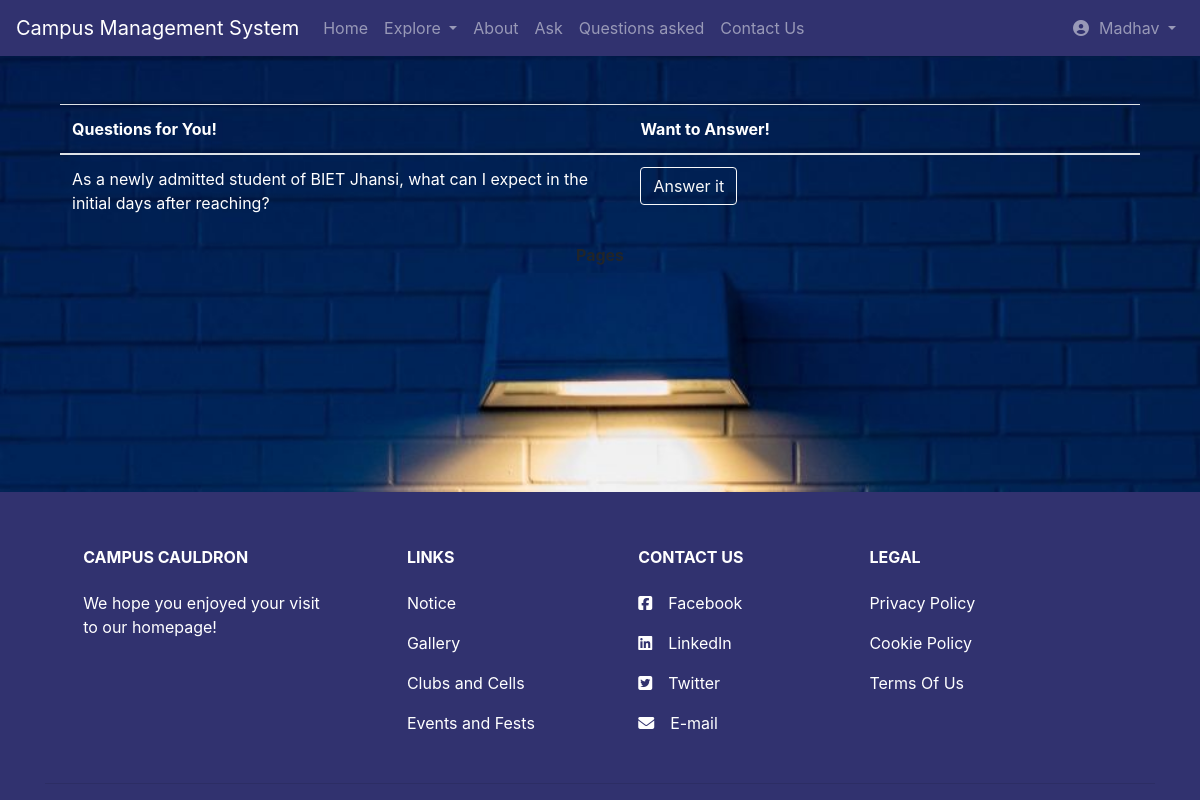
Screenshot of /suggested_questions.php (signed in) with the database file from the repository.
### tables this page shows
CREATE TABLE `users` (
  `userid` int(20) NOT NULL,
  `username` varchar(500) NOT NULL,
  `email` varchar(500) NOT NULL,
  `password` varchar(100) NOT NULL,
  `phone` int(10) NOT NULL
);

CREATE TABLE `q_and_a` (
  `id` int(5) NOT NULL,
  `question` varchar(2000) NOT NULL,
  `ques_approved` tinyint(1) DEFAULT NULL,
  `ques_answered` tinyint(1) NOT NULL,
  `answer` varchar(10000) NOT NULL,
  `ans_approved` tinyint(1) DEFAULT NULL,
  `ans_by` varchar(100) NOT NULL
);

### suggested_questions.php (the view, shortened to what this page needs)
<!DOCTYPE html>
<html lang="en" dir="ltr">
<head>
  <link rel="stylesheet" href="https://cdn.jsdelivr.net/npm/bootstrap@4.5.3/dist/css/bootstrap.min.css">
  <link rel="stylesheet" href="css/styles.css">
</head>
<body style="background-image: url('images/img11.jpg');
        background-repeat: no-repeat;
        background-attachment: fixed;
        background-size: cover;">
      <?php
      include 'include/navbar.php';
      ?>
  <br><br>
  <center>
  <div class="container">
  <section class="sug_ques">
      <div class="container-fluid">
        <?php
        include 'conn.php';
        if (isset($_GET["page"])) {
          $page = $_GET["page"];
        } else {
          $page = 1;
        };
        $start_from = ($page - 1) * 20;
        $sql = "select * from q_and_a WHERE ques_answered<>1 && ques_approved<>0 ORDER BY id DESC LIMIT $start_from, 20 ";
        $rs_result = mysqli_query($con, $sql);
        ?>
        <table class="table" style="color: white">
          <thead>
            <tr>
              <th width="20%">Questions for You!</th>
              <th colspan=2 width="18%">Want to Answer!</th>
            </tr>
          </thead>
          <?php
          while ($row = mysqli_fetch_assoc($rs_result)) {
          ?>
            <tbody>
              <tr>
                <td> <?php echo $row["question"]; ?> </td>
                <td><a class="btn btn-outline-light" href='answer_it.php?key1=<?php echo $row["id"]; ?>'>Answer it</a>
                </td>
              </tr>
            </tbody>
          <?php
          };
          ?>
        </table>
        <strong>Pages </strong>
  </div>
      </div>
  </center>
  <br><br>
  <section id="footer" class="space">
    <footer class="page-footer font-small mdb-color pt-4">
      <div class="container text-center text-md-left">
        <div class="row text-center text-md-left mt-3 pb-3">
          <div class="col-md-3 col-lg-3 col-xl-3 mx-auto mt-3">
            <h6 class="text-uppercase mb-4 font-weight-bold">Campus Cauldron</h6>
            <p>We hope you enjoyed your visit to our homepage!</p>
          </div>
          <div class="col-md-2 col-lg-2 col-xl-2 mx-auto mt-3">
            <h6 class="text-uppercase mb-4 font-weight-bold">Links</h6>
            <p>
              <a class="footer-link" href="index.php#after-intro">Notice</a>
            </p>
            <p>
              <a class="footer-link" href="index.php#after-questions">Gallery</a>
            </p>
            <p>
              <a class="footer-link" href="index.php#after-gallery">Clubs and Cells</a>
            </p>
            <p>
              <a class="footer-link" href="index.php#after-clubs">Events and Fests</a>
            </p>
          </div>
          <div class="col-md-3 col-lg-2 col-xl-2 mx-auto mt-3">
            <h6 class="text-uppercase mb-4 font-weight-bold">Contact us</h6>
            <p>
              <a class="footer-link" href="#!"><i class="fab fa-facebook-square mr-3"></i>Facebook</a>
            </p>
            <p>
              <a class="footer-link" href="#!"><i class="fab fa-linkedin mr-3"></i>LinkedIn</a>
            </p>
            <p>
              <a class="footer-link" href="#!"><i class="fab fa-twitter-square mr-3"></i>Twitter</a>
            </p>
            <p>
              <a class="footer-link" href="#!"><i class="fas fa-envelope mr-3"></i>E-mail</a>
            </p>
          </div>
          <div class="col-md-4 col-lg-3 col-xl-3 mx-auto mt-3">
            <h6 class="text-uppercase mb-4 font-weight-bold">Legal</h6>
            <p>
              <a class="footer-link" href="#!">Privacy Policy</a>
            </p>
            <p>
              <a class="footer-link" href="#!">Cookie Policy</a>
            </p>
            <p>
              <a class="footer-link" href="#!">Terms Of Us</a>
            </p>
          </div>
        </div>
        <hr>
      </div>
    </footer>
  </section>
</body>
</html>

### include/navbar.php (shortened to what this page needs)
<nav class="navbar navbar-expand-lg navbar-dark my-bg">
  <a class="navbar-brand" href="index.php">Campus Management System</a>
  <div class="collapse navbar-collapse" id="navbarSupportedContent">
    <ul class="navbar-nav mr-auto">
      <li class="nav-item">
        <a class="nav-link" href="index.php">Home</a>
      </li>
      <li class="nav-item dropdown">
        <a class="nav-link dropdown-toggle" href="#" id="navbarDropdown" role="button" data-toggle="dropdown" aria-haspopup="true" aria-expanded="false">
          Explore
        </a>
      </li>
      <li class="nav-item">
        <a class="nav-link" href="about.php">About</a>
      </li>
      <li class="nav-item">
        <a class="nav-link" <?php
          if (!isset($_SESSION['email'])) {
             ?> href="sign-in.php"<?php } else {
          ?> href="ask.php"
          <?php
          }
          ?>>Ask</a>
      </li>
      <li class="nav-item">
            <a class="nav-link" href="suggested_questions.php">Questions asked</a>
          </li>
      <li class="nav-item">
        <a class="nav-link" href="#">Contact Us</a>
      </li>
    </ul>
    <?php
    if (!isset($_SESSION['email'])) {
    ?>
      <ul class="navbar-nav">
        <li class="nav-item">
          <a class="nav-link" href="admin_login.php"><i class="fas fa-lock icon"></i>Admin Login</a>
        </li>
        <li class="nav-item">
          <a class="nav-link" href="sign-in.php">Sign In</a>
        </li>
        <li class="nav-item">
          <a class="nav-link" href="sign-up.php">Sign Up</a>
        </li>
      </ul>
    <?php } else {
      include 'conn.php';
      $sql1 = "select * from users WHERE email='" . $_SESSION['email'] . "'";
      $rs_result1 = mysqli_query($con, $sql1);
      $roww = mysqli_fetch_assoc($rs_result1);
    ?><ul class="navbar-nav ml-auto">
        <li class="nav-item dropdown ">
          <a class="nav-link dropdown-toggle" href="#" id="navbarDropdown" role="button" data-toggle="dropdown" aria-haspopup="true" aria-expanded="false">
            <i class="fa icon fa-user-circle"></i><?php echo $roww['username']; ?>
          </a>
      </ul>
    <?php
    }
    ?>
  </div>
</nav>

### css/styles.css (style rules this page uses)
html { scroll-behavior: smooth; }
.row { margin-left: 0; margin-right: 0; }
.my-bg { background-color: #31326f }
.nav-link { color: white; }
.icon { padding-right: 10px; }
#footer { background-color: #31326f; color: white; }
.space { position: absolute; bottom: 0; width: 100%; }
.footer-link { color: white }

### rows the page displays
users: username "Madhav"
q_and_a: question "As a newly admitted student of BIET Jhansi, what can I expect in the initial days after reaching?"
